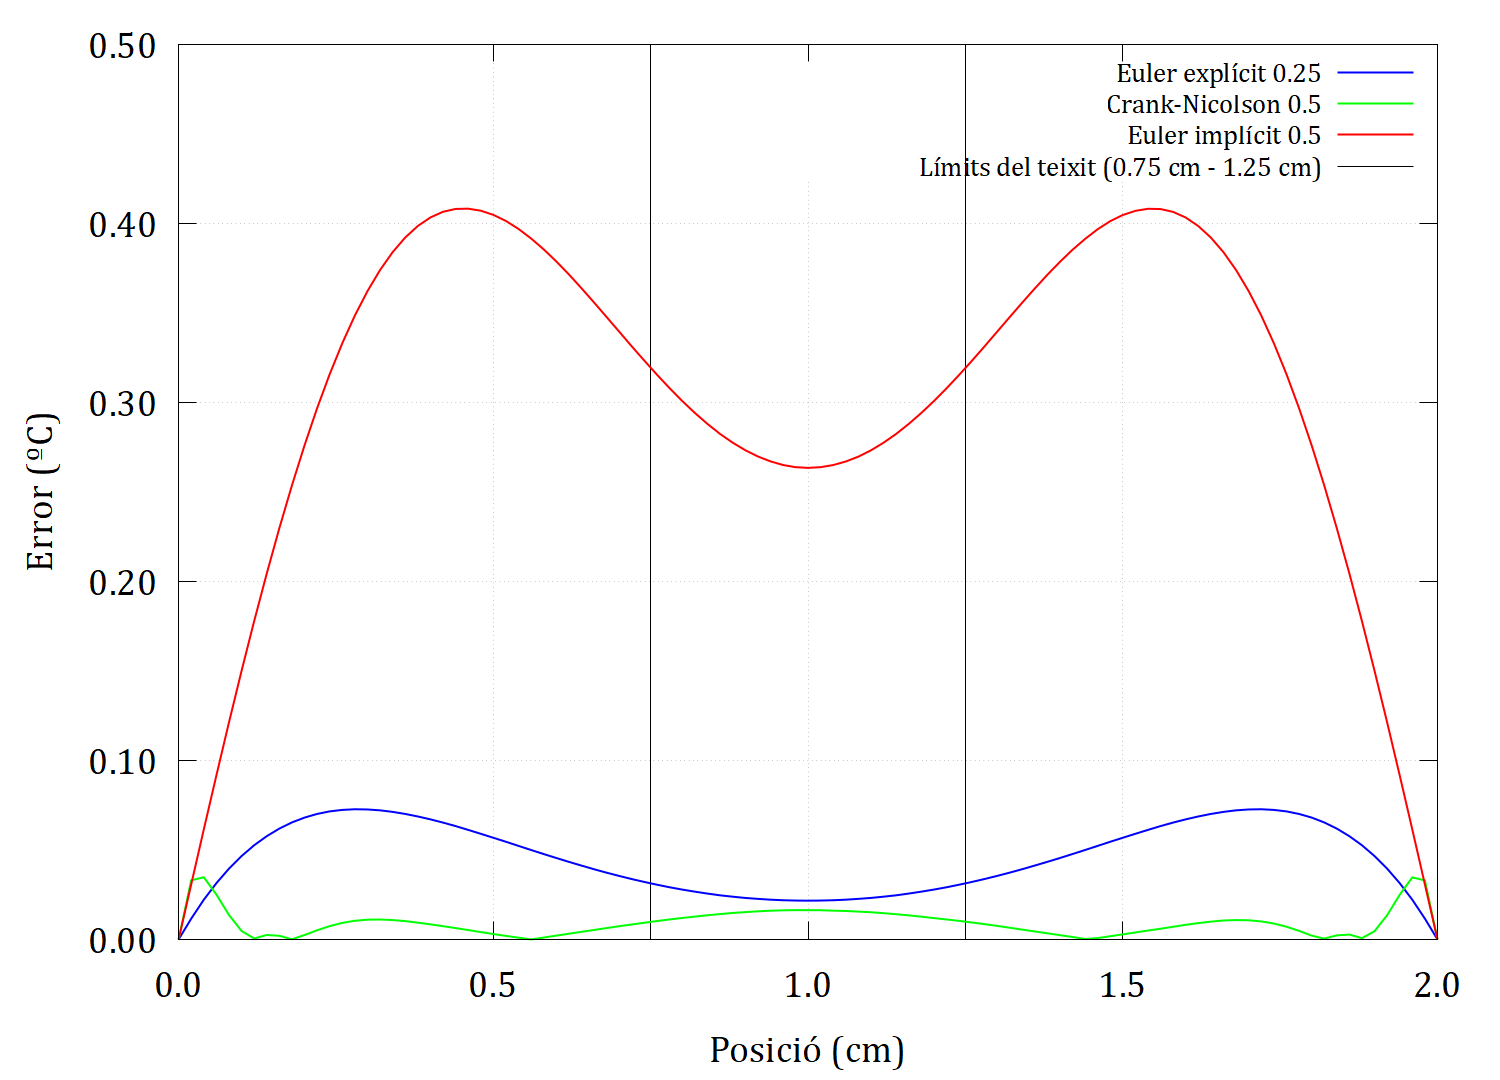

The gnuplot source for this figure:
set terminal pngcairo enhanced size 1500,1080 font "Cambria,28"
set output 'Errors_TOTS.png'
set ylabel "Error (ºC)"
set xlabel "Posició (cm)"
set xrange[0:2]
set yrange[0:0.50]
set format x "%.1f"
set format y "%.2f"
set grid
set key at screen 0.7300, 0.8900 center font "Cambria, 20" # Posició de la llegenda

# Línies verticals
set arrow from 1.25, graph 0 to 1.25, graph 1 nohead lt 2 lw 1 lc rgb "black"
set arrow from 0.75, graph 0 to 0.75, graph 1 nohead lt 2 lw 1 lc rgb "black"

# Llegenda
plot "Error_EEx_025.dat" with lines lc rgb "blue" lw 2 title "Euler explícit 0.25", \
     "Error_CN05_025.dat" with lines lc rgb "green" lw 2 title "Crank-Nicolson 0.5", \
     "Error_EIm_05.dat" with lines lc rgb "red" lw 2 title "Euler implícit 0.5", \
    1/0 lc rgb "black" lw 1 title "Límits del teixit (0.75 cm - 1.25 cm)"


set output
